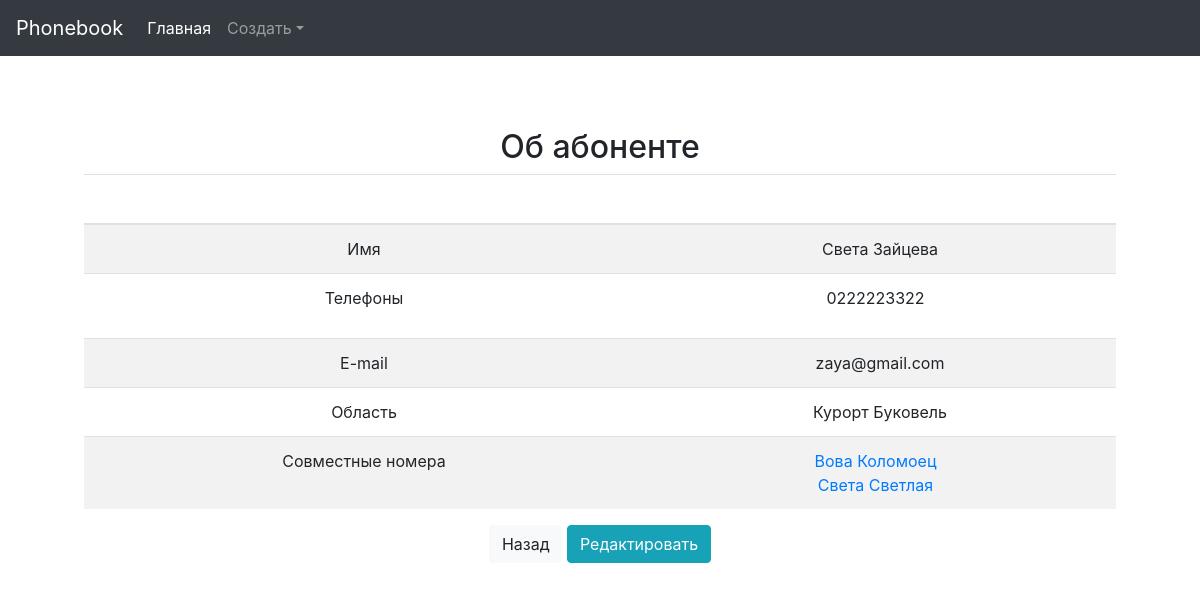
/detail/16/, run on an earlier commit of the app's database.
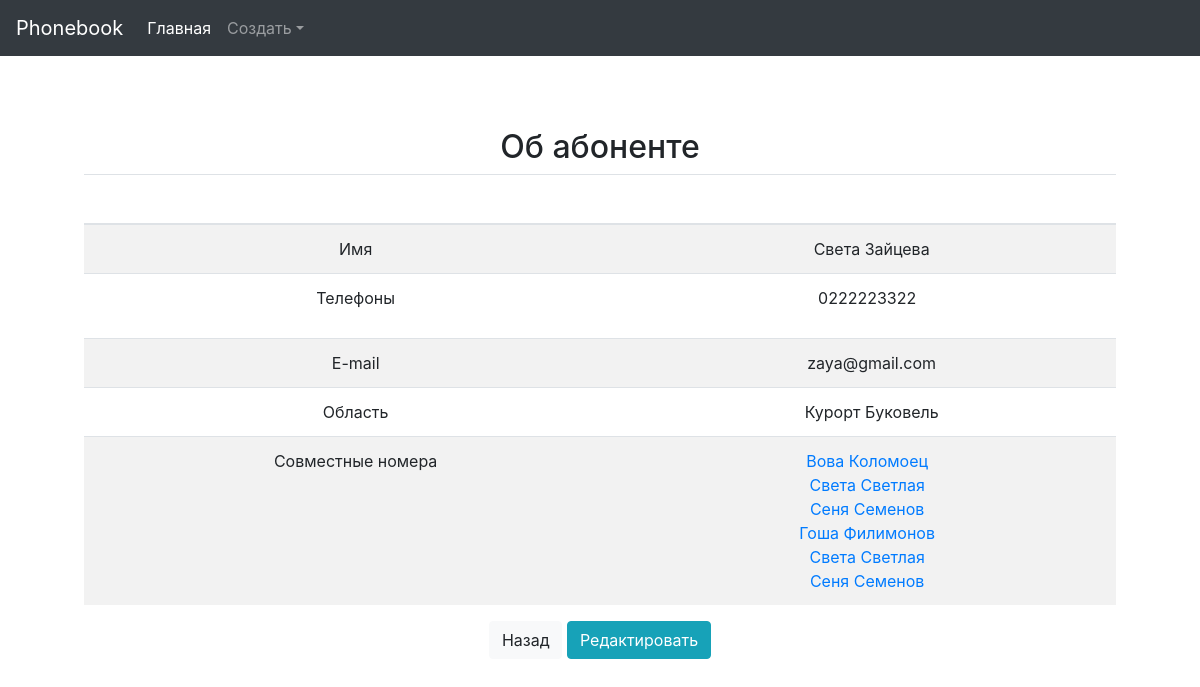
And on a later commit of the database.
### subscribers/models.py (models this page shows, shortened)
class Person(models.Model):
    name = models.CharField(max_length=100, verbose_name='Имя')
    last_name = models.CharField(max_length=100, verbose_name='Фамилия')
    email = models.EmailField(unique=True)
    region = models.ForeignKey(Region, verbose_name='Область', on_delete=models.CASCADE)
    phones = models.ManyToManyField(Phone, verbose_name='Телефон')
    class Meta:
        verbose_name = 'Абонент'
        verbose_name_plural = 'Абоненты'
        ordering = ['last_name']
    def __str__(self):
        return '%s %s' % (self.last_name, self.name)

class Phone(models.Model):
    number = models.CharField(max_length=10, unique=True, )
    class Meta:
        verbose_name = 'Телефон'
        verbose_name_plural = 'Телефоны'
        ordering = ['number']
    def __str__(self):
        return str(self.number)

class Region(models.Model):
    name = models.CharField(max_length=50, verbose_name = 'Область')
    class Meta:
        verbose_name = 'Область'
        verbose_name_plural = 'области'
        ordering = ['name']

### subscribers/views.py (the view)
# urls.py: url(r'^detail/(?P<pk>\d+)/$', views.person_detail, name='detail'),
def person_detail(request, pk):
    object = get_object_or_404(Person, id=pk)
    contacts = {}
    _phones = object.phones.all()
    _names_first_level = Person.objects.filter(phones__in=_phones).exclude(id=object.id)
    print(_names_first_level)
    if _names_first_level.exists():
        for name in _names_first_level:
            contacts[name] = Person.objects.filter(phones__in=name.phones.all()).exclude(id=object.id).distinct()
    context = {
            'object': object,
            'contacts': contacts
        }
    return render(request, 'subscribers/detail.html', context)

### subscribers/templates/subscribers/detail.html (shortened to what this page needs)
{% extends 'base.html' %}
{%load staticfiles%}
{% block content %}
<div  class="container">
    <h2 class="centr"><span>Об абоненте</span></h2>
   <div class="row">
        <div class="col-md-12 mx-auto">
            <table class="table table-striped">
            <thead>
                <tr>
                    <th scope="col">&nbsp;</th>
                    <th scope="col">&nbsp;</th>
                </tr>
            </thead>
            <tbody>
                <tr>
                    <td>Имя</td>
                    <td>{{ object.name }}&nbsp;{{ object.last_name }}</td>
                </tr>
                <tr>
                    <td>Телефоны</td>
                    <td>{% for phone in object.phones.all %} <p>{{phone}} &nbsp;</p> {% endfor %}</td>
                </tr>
                <tr>
                    <td>E-mail</td>
                    <td>{{ object.email }}</td>
                </tr>
                <tr>
                    <td>Область</td>
                    <td>{{ object.region.name }}</td>
                </tr>
                <tr>
                    <td>Совместные номера</td>
                    <td>
                        {% for key, value in contacts.items %}
                            {%for val in value%}
                                <a href="{%url 'detail' pk=val.id %}">{{val.name}}&nbsp;{{val.last_name}}</a>&nbsp;&nbsp;<br/>
                            {% endfor %}
                        {% endfor %}
                    </td>
                </tr>
            </tbody>
            </table>
             <a href="{%url 'home' %}"><button type="button" class='btn btn-light ' >Назад</button></a>
             <a href="{%url 'update' pk=object.id %}"><button type="button" class='btn btn-info ' >Редактировать</button></a>
        </div>
    </div>
</div>
{% endblock %}

### templates/base.html (shortened to what this page needs)
{%load staticfiles%}
<!doctype html>
<html lang="en">
  <head>
    <link rel="stylesheet" href="{% static 'css/bootstrap.min.css' %}">
    <link rel="stylesheet" href="https://cdnjs.cloudflare.com/ajax/libs/jquery-confirm/3.3.0/jquery-confirm.min.css">
    <link rel="stylesheet" href="{% static 'css/starter-template.css' %}" />
	<link rel="stylesheet" href="{% static 'font-awesome/css/font-awesome.min.css' %}">
  </head>
</head>
<body>
<nav class="navbar navbar-expand-md navbar-dark bg-dark fixed-top">
      <a class="navbar-brand" href="{%url 'home' %}">Phonebook</a>
      <div class="collapse navbar-collapse" id="navbarsExampleDefault">
        <ul class="navbar-nav mr-auto">
          <li class="nav-item active">
            <a class="nav-link" href="{%url 'home' %}">Главная<span class="sr-only">(current)</span></a>
          </li>
          <li class="nav-item dropdown">
            <a class="nav-link dropdown-toggle" href="http://example.com" id="dropdown01" data-toggle="dropdown" aria-haspopup="true" aria-expanded="false">Создать</a>
          </li>
        </ul>
      </div>
    </nav>
    <main role="main" class="container">
      <div class="starter-template">
        {% block content%} {% endblock %}
      </div>
    </main>
</body>
</html>

### static/css/starter-template.css (style rules this page uses)
body { padding-top: 5rem; }
.starter-template { padding: 3rem 1.5rem; text-align: center; }

What changed in the data, as far as the page shows it:
added Person: name "Сеня", last_name "Семенов", Person (name "Света", last_name "Светлая")
added Person: name "Гоша", last_name "Филимонов"
